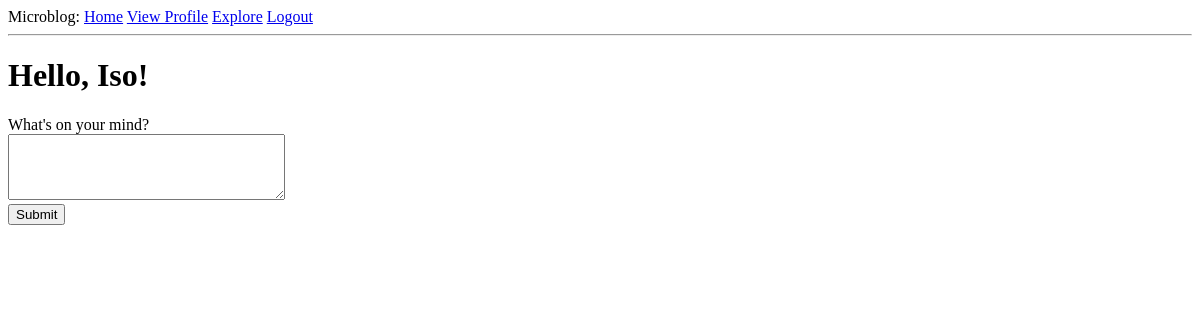
Before: /index (signed in) with the older database file.
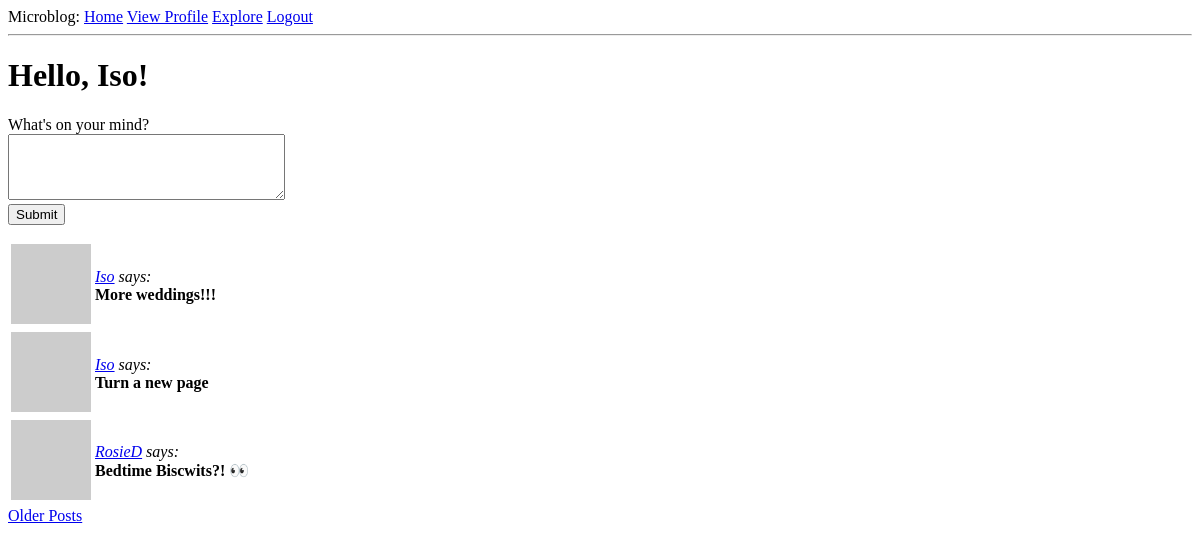
After: the same page with the newer database file.
### app/models.py (models this page shows, shortened)
class User(UserMixin, db.Model):
    id = db.Column(db.Integer, primary_key=True)
    username = db.Column(db.String(64), index=True, unique=True)
    email = db.Column(db.String(120), index=True, unique=True)
    password_hash = db.Column(db.String(128))
    posts = db.relationship('Post', backref='author', lazy='dynamic')
    about_me = db.Column(db.String(140))
    last_seen = db.Column(db.DateTime, default=datetime.utcnow)
    followed = db.relationship(
        'User', secondary=followers,
        primaryjoin=(followers.c.follower_id == id),
        secondaryjoin=(followers.c.followed_id == id),
        backref=db.backref('followers', lazy='dynamic'), lazy='dynamic'
    )
    def avatar(self, size):
        digest = md5(self.email.lower().encode('utf-8')).hexdigest()
        return f'https://www.gravatar.com/avatar/{digest}?d=identicon&s={size}'
    def followed_posts(self):
        followed_posts = Post.query.join(  # used to join Posts table to followers table
            followers, (followers.c.followed_id == Post.user_id)).filter(  # filtered so follower_id is user_id
            followers.c.follower_id == self.id)
        own_posts = Post.query.filter_by(  # filtered so post's user_id is user_id
            user_id=self.id)
        return followed_posts.union(own_posts).order_by(Post.timestamp.desc())

class Post(db.Model):
    id = db.Column(db.Integer, primary_key=True)
    body = db.Column(db.String(140))
    timestamp = db.Column(db.DateTime, index=True, default=datetime.utcnow)
    user_id = db.Column(db.Integer, db.ForeignKey('user.id'))

### app/routes.py (the view)
@app.route('/', methods=['GET', 'POST'])
@app.route('/index', methods=['GET', 'POST'])
@login_required
def index():
    form = PostForm()
    if form.validate_on_submit():
        post = Post(body=form.post.data, author=current_user)
        db.session.add(post)
        db.session.commit()
        flash('Your post is now live!')
        return redirect(url_for('index'))
    page = request.args.get(key='page', default=1, type=int)
    posts = current_user.followed_posts().paginate(
        page=page, per_page=app.config['POSTS_PER_PAGE'], error_out=False
    )
    next_url = url_for('index', page=posts.next_num) if posts.has_next else None
    prev_url = url_for('index', page=posts.prev_num) if posts.has_prev else None
    return render_template('index.html', title='Home', form=form, posts=posts.items,
                           next_url=next_url, prev_url=prev_url)

### app/forms.py
class PostForm(FlaskForm):
    post = TextAreaField("What's on your mind?", validators=[DataRequired(), Length(min=1, max=140)])
    submit = SubmitField()

### app/models.py (called while the page is built)
@login.user_loader
def load_user(id):
    return User.query.get(int(id))

### app/routes.py (called while the page is built)
@app.before_request
def before_request():
    if current_user.is_authenticated:
        current_user.last_seen = datetime.utcnow()
        db.session.commit()

### app/templates/index.html (shortened to what this page needs)
{% extends "base.html" %}
{% block content %}
          <h1>Hello, {{current_user.username}}!</h1>
          {% if form %}
          <form action="" method="POST">
              <p>
                  {{ form.post.label }}<br>
                  {{ form.post(cols=32, rows=4) }}<br>
                  {{ form.submit() }}
          {% endif %}
              </p>
          </form>
        {% include '_post.html' %}
{% endblock %}

### app/templates/base.html (shortened to what this page needs)
<!DOCTYPE html>
<html lang="en">
<head>
</head>
<body>
    <div>
        Microblog:
        <a href="{{ url_for('index') }}">Home</a>
        {% if current_user.is_anonymous %}
        <a href="{{ url_for('login') }}">Login</a>
        {% else %}
        <a href="{{ url_for('user', username=current_user.username) }}">View Profile</a>
        <a href="{{ url_for('explore') }}">Explore</a>
        <a href="{{ url_for('logout') }}">Logout</a>
        {% endif %}
    </div>
    <hr>
    {% block content %}{% endblock %}
</body>
</html>

### app/templates/_post.html (shortened to what this page needs)
<table>
    {% for post in posts %}
    <tr valign="center">
      <td><img src="{{post.author.avatar(36)}}"></td>
      <td><i><a href="{{ url_for('user', username=post.author.username) }}">{{ post.author.username }}</a> says:</i><br>
      <b>{{post.body}}</b></td>
    </tr>
    {% endfor %}
</table>
{% if next_url %}
<a href="{{ next_url }}">Older Posts</a>
{% endif %}

Changed rows visible on the page:
added Post: author.username "Iso", body "More weddings!!!"
added Post: author.username "Iso", body "Turn a new page"
added Post: author.username "RosieD", body "Bedtime Biscwits?! 👀"
Other visible differences:
text now shown: "Older Posts"
